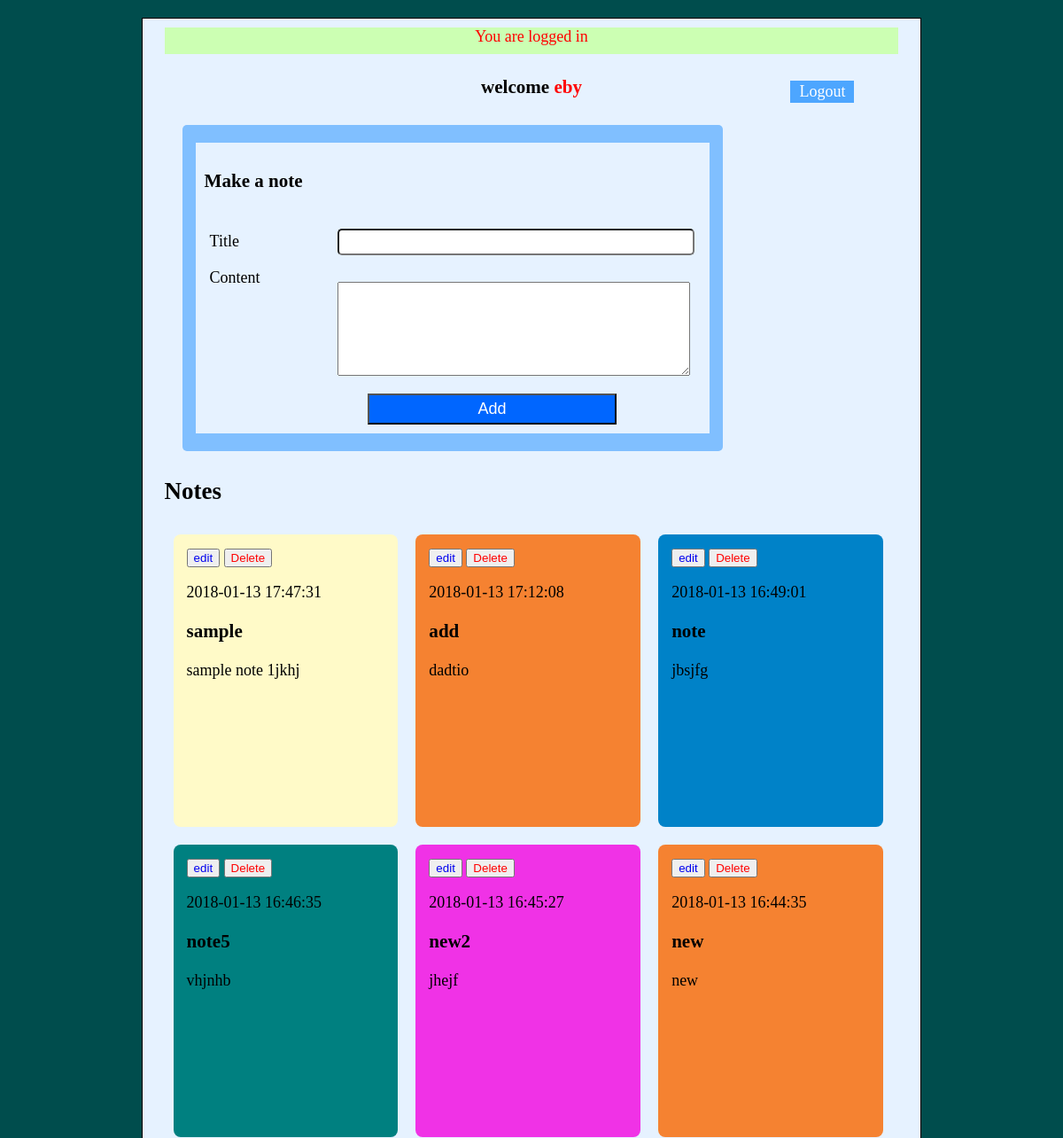
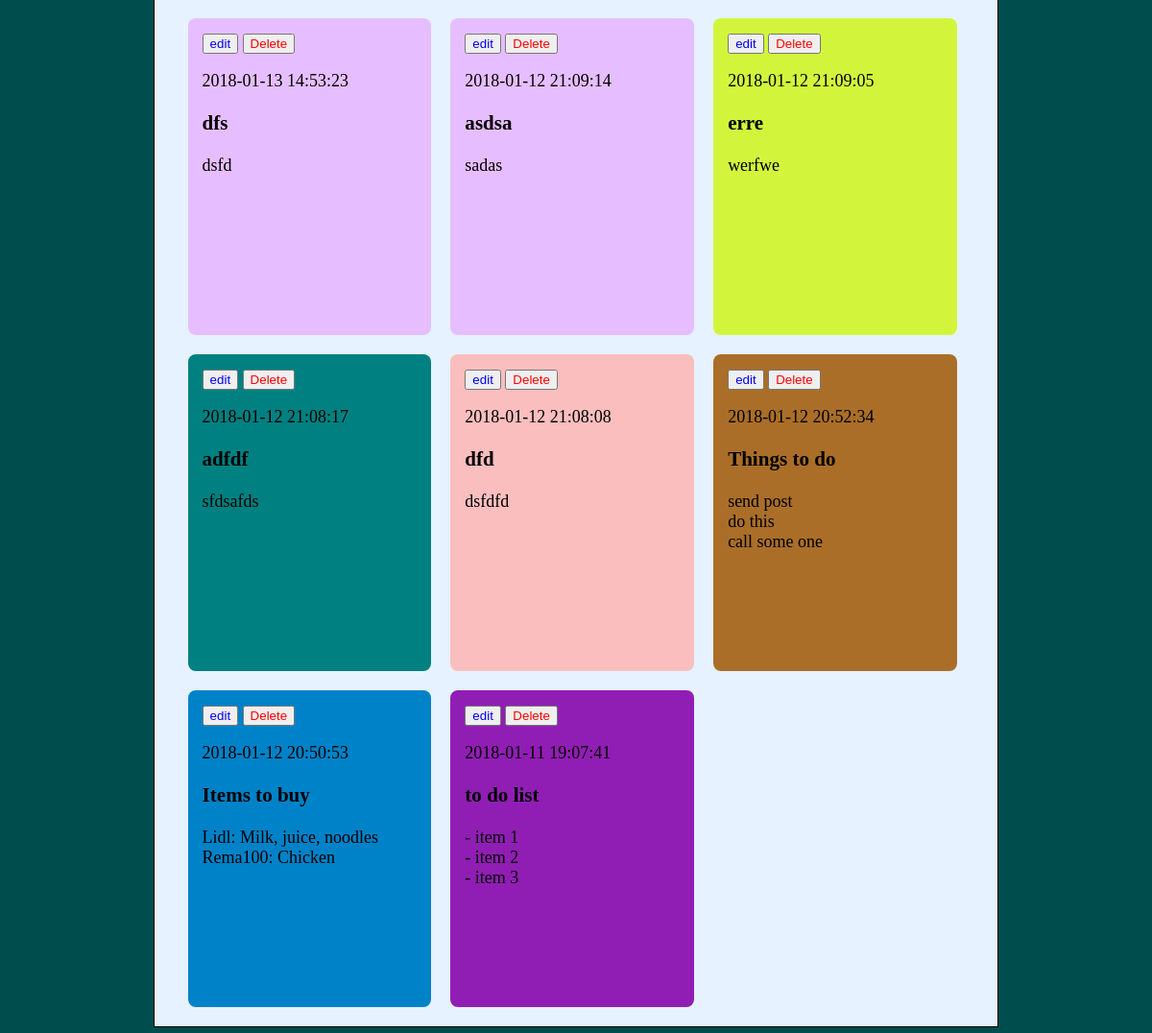
Page /profile.php (signed in) on the committed database (2 pictures, top to bottom).
### tables this page shows
CREATE TABLE `notes` (
  `id` int(11) NOT NULL,
  `created_at` timestamp NOT NULL DEFAULT CURRENT_TIMESTAMP ON UPDATE CURRENT_TIMESTAMP,
  `updated_at` timestamp NOT NULL DEFAULT '0000-00-00 00:00:00',
  `user_id` int(11) NOT NULL,
  `title` varchar(255) NOT NULL,
  `content` text NOT NULL
);

### showNote.php (the view, shortened to what this page needs)
  <?php
if (isset($_POST['submit']))
{
    session_start();
  include('includes/dbcon.php');
  $title = $_POST['title'];
  $content = $_POST['content'];
  $user_id = $_SESSION['id'];
  $query = "INSERT INTO notes (title, content, user_id) VALUES ('$title', '$content', '$user_id')";
  $mysqli->query($query);
    $query1 = "SELECT * FROM notes WHERE user_id=$user_id ORDER BY created_At DESC";
      $result = $mysqli->query($query1);
      if ($result->num_rows > 0)
      {
        while ($row = $result->fetch_object())
        {
          echo "<div class='notes' style=''>";
          echo "<button><a id='editBtn' href='editNote.php?id=".$row->id ."'>edit</a></button>
                <button class='deleteBtn' data-id='".$row->id ."' style='color: red;'>Delete</button>";
          echo "<p>" . $row->created_at . "</p>";
          echo "<h3>" . $row->title . "</h3>";
          echo "<p>" . nl2br($row->content) . "</p>";
          echo "</div>";
        }
      }
} else
{
  $id = $_SESSION['id'];
  $query = "SELECT * FROM notes  WHERE user_id=$id ORDER BY created_at DESC ";
  $result = $mysqli->query($query);
  if ($result->num_rows > 0)
  {
    while ($row = $result->fetch_object())
    {
      echo "<div class='notes' style=''>";
      echo "<button><a id='editBtn' href='editNote.php?id=".$row->id ."'>edit</a></button>
            <button class='deleteBtn' data-id='".$row->id ."' style='color: red;'>Delete</button>";
      echo "<p>" . $row->created_at . "</p>";
      echo "<h3>" . $row->title . "</h3>";
      echo "<p>" . nl2br($row->content) . "</p>";
      echo "</div>";
    }
  }else{
    echo "<p>No notes found</p>";
  }
}
?>

### profile.php (shortened to what this page needs)
<!DOCTYPE html>
<html>
<head>
  <?php
    include('/includes/header.php');
  ?>
</head>
<body>
<div class="container" style="position:relative;">
  <?php
  include('/includes/dbcon.php');
  if (isset($_SESSION['success']) && !empty($_SESSION['success'])):
  ?>
      <div class="success">
        <?php
        echo $_SESSION['success'];
        unset($_SESSION['success']); ?>
      </div>
    <?php
  endif
  ?>
<section>
      <h3 class="welcome"> welcome<strong style="color:red;"> <?php echo  $_SESSION['username']; ?></strong> </h3>
      <a href="logout.php" class="logoutLink">Logout</a>
      <div class="noteForm" style="display:;">
        <form method="POST" id="createForm">
            <h3>Make a note</h3>
          <label>Title</label>
          <input type="text" class="form-control" name="title" id="title" >
          <br>
          <div class="wrap">
            <label class="content">Content</label>
            <textarea  class="form-control" name="content" id="content"  ></textarea>
          <br>
          </div>
          <button name="submit" id="add" class="submitBtn">Add</button>
        </form>
      </div>
  <div id="displayNotes">
  <h2>Notes</h2>
      <?php include('showNote.php');?>
  </div>
</div>
</body>
</html>

### includes/header.php (shortened to what this page needs)
<link rel="stylesheet" href="style.css">

### style.css (style rules this page uses)
body { background-color: #004d4d; font-size: 18px; }
.container { position:relative; width:70%; margin:20px auto; border:1px solid ; min-height:500px; padding:10px 25px; background-color:#e6f2ff; overflow: hidden; }
section { position:relative; }
.noteForm { width:70%; margin:30px 20px 30px; ; padding:20px 15px; background-color: #80bfff; border-radius: 5px; min-height: 250px; height: auto; }
.content { padding-top: -140px; }
#createForm, #editNote { background-color:#e6f2ff; min-height: 100px; height: auto; padding: 10px; }
#createForm .submitBtn, #editNote .submitBtn { width: 50%; margin-left: 33%; margin-top: 10px; }
#createForm label, #editNote label { width: 25%; }
#createForm input, #editNote input { margin:20px 0 10px 0; width: 72%; }
#createForm textarea, #editNote textarea { margin:20px 0 10px 0; width: 70%; height: 100px; vertical-align: top; }
.logoutLink { position: absolute; right: 50px; top:5px; font-size: 18px; background-color: #4da6ff; padding: 2px 10px; color: white; }
.welcome { margin-top: 25px; text-align: center; }
a { text-decoration: none; }
.success, .errMsg { height: 30px; width: 100%; background-color: #ccffb3; text-align: center; font-size: 18px; color: red; }
label { margin: 5px 0px 0 6px; display: inline-block; }
input { box-sizing: border-box; box-shadow: none; width:90%; height: 30px; border-radius: 5px; }
.submitBtn { width: 90%; background-color:#0066ff; font-size: 18px; color: white; height: 35px; }
.notes { width: 27%; margin:10px ; float: left; height: auto; padding: 15px ; border-radius: 8px; display: block; height: 300px; overflow: hidden; position: relative; }

### rows in the picture
notes: created_at "2018-01-13 17:47:31", title "sample", content "sample note 1jkhj"
notes: created_at "2018-01-13 17:12:08", title "add", content "dadtio"
notes: created_at "2018-01-13 16:49:01", title "note", content "jbsjfg"
notes: created_at "2018-01-13 16:46:35", title "note5", content "vhjnhb"
notes: created_at "2018-01-13 16:45:27", title "new2", content "jhejf"
notes: created_at "2018-01-13 16:44:35", title "new", content "new"
notes: created_at "2018-01-13 14:53:23", title "dfs", content "dsfd"
notes: created_at "2018-01-12 21:09:14", title "asdsa", content "sadas"
notes: created_at "2018-01-12 21:09:05", title "erre", content "werfwe"
notes: created_at "2018-01-12 21:08:17", title "adfdf", content "sfdsafds"
notes: created_at "2018-01-12 21:08:08", title "dfd", content "dsfdfd"
notes: created_at "2018-01-12 20:52:34", title "Things to do", content "send post do this call some one"
notes: created_at "2018-01-12 20:50:53", title "Items to buy", content "Lidl: Milk, juice, noodles Rema100: Chicken"
notes: created_at "2018-01-11 19:07:41", title "to do list", content "- item 1 - item 2 - item 3"

### other values in the picture
$_SESSION['success'] "You are logged in"
$_SESSION['username'] "eby"
